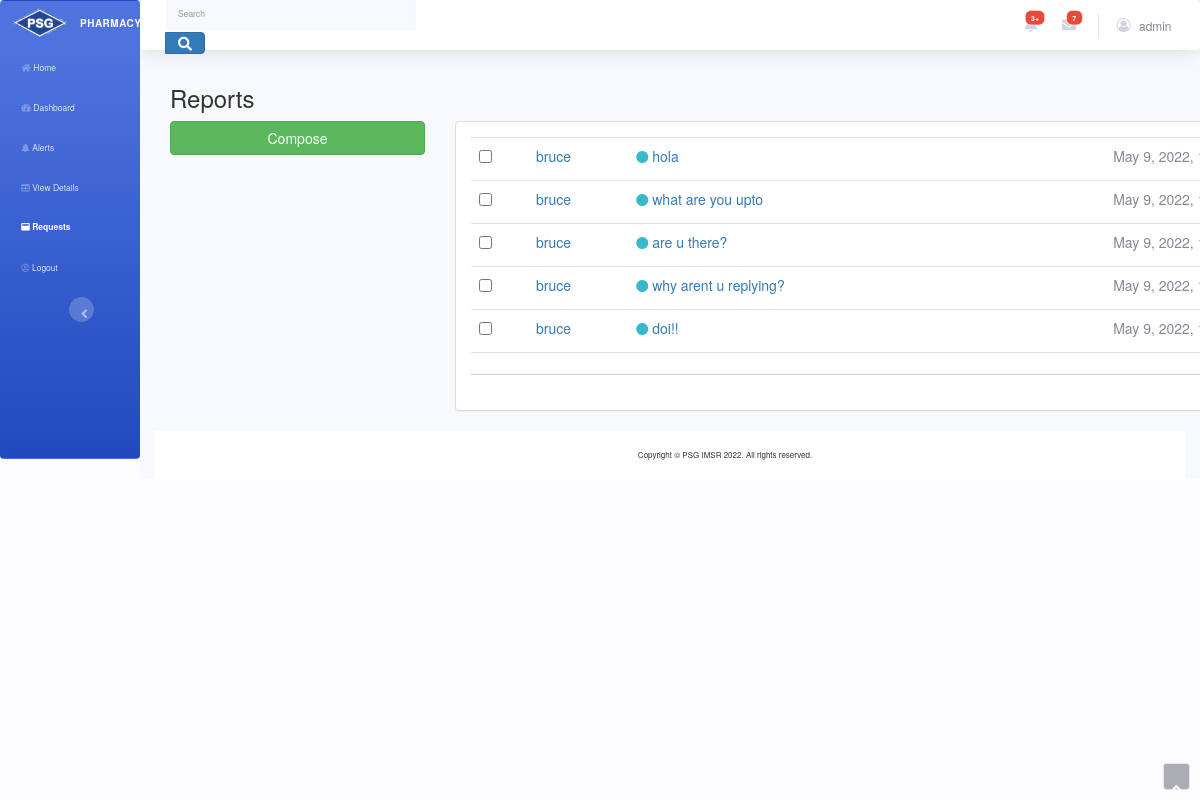
The page /psg/requests/ (signed in) on the database its author committed.
### psg_pharmacy/models.py (models this page shows)
class Mail(models.Model):
    body = models.CharField(max_length=200)
    from_user = models.CharField(max_length=30)
    to_user = models.CharField(max_length=30)
    time = models.DateTimeField(auto_now_add=True)

### psg_pharmacy/views.py (the view)
# urls.py: path('requests/', views.requests, name='requests'),
def requests(request):
    if request.user.is_authenticated:
        name = request.user.username
        mail = Mail.objects.all()
        for m in mail:
            if request.user.username == "admin":
                print("its me ",request.user)
                return render(request, 'requests.html', {'username': name,"mail" : mail})
            elif request.user.username == m.to_user:
                return render(request, 'requests.html', {'username': name,"mail" : mail})
    else:
        return render(request, "login.html")

### psg_pharmacy/templates/requests.html (shortened to what this page needs)
{% load static %}
<!DOCTYPE html>
<html>
<head>
    <link rel="stylesheet" href="{% static 'bootstrap/css/bootstrap.min.css' %}">
    <link rel="stylesheet" href="{% static 'css/Nunito.css' %}">
    <link href="https://netdna.bootstrapcdn.com/bootstrap/3.3.6/css/bootstrap.min.css" rel="stylesheet">
    <link rel="stylesheet" href="https://use.fontawesome.com/releases/v5.12.0/css/all.css">
    <link rel="stylesheet" href="https://cdnjs.cloudflare.com/ajax/libs/font-awesome/4.7.0/css/font-awesome.min.css">
    <link rel="stylesheet" href="{% static 'fonts/fontawesome5-overrides.min.css' %}">
    <link rel="stylesheet" href="{% static 'css/alert.css' %}">
    <link rel="stylesheet" href="{% static 'css/Carousel_Image_Slider-1.css' %}">
    <link rel="stylesheet" href="{% static 'css/Carousel_Image_Slider.css' %}">
</head>
<body id="page-top">
    <div id="wrapper">
        <nav class="navbar navbar-dark align-items-start sidebar sidebar-dark accordion bg-gradient-primary p-0">
            <div class="container-fluid d-flex flex-column p-0"><a class="navbar-brand d-flex justify-content-center align-items-center sidebar-brand m-0" href="{% url 'index' %}"><img src="{% static 'img/android-chrome-192x192.png' %}" style="width: 59px;">
                    <div class="sidebar-brand-text mx-3"><span>Pharmacy</span></div>
                </a>
                <ul class="navbar-nav text-light" id="accordionSidebar">
                    <li class="nav-item"><a class="nav-link" href="{% url 'index' %}"><i class="fas fa-home"></i><span>Home</span></a><a class="nav-link" href="{% url 'dashboard' %}"><i class="fas fa-tachometer-alt"></i><span>Dashboard</span></a></li>
                    <li class="nav-item"><a class="nav-link" href="{% url 'alerts' %}"><i class="fa fa-bell"></i><span>Alerts</span></a></li>
                    <li class="nav-item"><a class="nav-link" href="{% url 'details' %}"><i class="fas fa-table"></i><span>View Details</span></a></li>
                    <li class="nav-item"><a class="nav-link active" href="{% url 'requests' %}"><i class="fas fa-window-maximize"></i><span>Requests</span></a><a class="nav-link" href="{% url 'signin' %}"><i class="far fa-user-circle"></i><span>Logout</span></a></li>
                </ul>
                <div class="text-center d-none d-md-inline"><button class="btn rounded-circle border-0" id="sidebarToggle" type="button"></button></div>
            </div>
        </nav>
        <div class="d-flex flex-column" id="content-wrapper">
            <div id="content">
                <nav class="navbar navbar-light navbar-expand bg-white shadow mb-4 topbar static-top">
                    <div class="container-fluid"><button class="btn btn-link d-md-none rounded-circle me-3" id="sidebarToggleTop" type="button"></button>
                        <form class="d-none d-sm-inline-block me-auto ms-md-3 my-2 my-md-0 mw-100 navbar-search">
                            <div class="input-group"><input class="bg-light form-control border-0 small" type="text" placeholder="Search"><button class="btn btn-primary py-0" type="button"><i class="fas fa-search"></i></button></div>
                        </form>
                        <ul class="navbar-nav flex-nowrap ms-auto">
                            <li class="nav-item dropdown no-arrow mx-1">
                                <div class="nav-item dropdown no-arrow"><a class="dropdown-toggle nav-link" aria-expanded="false" data-bs-toggle="dropdown" href="#"><span class="badge bg-danger badge-counter">3+</span></a>
                                </div>
                            </li>
                            <li class="nav-item dropdown no-arrow mx-1">
                                <div class="nav-item dropdown no-arrow"><a class="dropdown-toggle nav-link" aria-expanded="false" data-bs-toggle="dropdown" href="#"><span class="badge bg-danger badge-counter">7</span><i class="fas fa-envelope fa-fw"></i></a>
                                </div>
                            </li>
                            <li class="nav-item dropdown no-arrow">
                                <div class="nav-item dropdown no-arrow"><a class="dropdown-toggle nav-link" aria-expanded="false" data-bs-toggle="dropdown" href="#"><i class="fa fa-user-circle-o" style="width: 16px;"></i><span class="d-none d-lg-inline me-2 text-gray-600 small">&nbsp; {{username}}</span></a>
                                </div>
                            </li>
                        </ul>
                    </div>
                </nav>
                <div class="container-fluid"><link href="https://maxcdn.bootstrapcdn.com/font-awesome/4.3.0/css/font-awesome.min.css" rel="stylesheet">
<div class="container">
<div class="wraper bootstrap snippets bootdeys bootdey">
    <div class="page-title">
        <h3 class="title">Reports</h3>
    </div>
    <div class="row">
        <div class="col-md-3">
            <a href="{% url 'mailCompose' %}" class="btn btn-success btn-block">Compose</a>
        </div>
        <div class="col-md-9">
            <div class="row">
                <div class="col-lg-12">
            <div class="panel panel-default m-t-20">
                <div class="panel-body">
                    <table class="table table-hover mails">
                        <tbody>
                            {% for m in mail %}
                            {% if m.to_user == request.user.username %}
                            <tr>
                                <td class="mail-select">
                                    <label class="cr-styled">
                                        <input type="checkbox">
                                    </label>
                                </td>
                                <td>
                                    <a href="##email-read.html">{{m.from_user}}</a>
                                </td>
                                <td>
                                    <a href="##email-read.html"><i class="fa fa-circle text-info m-r-15"></i>  {{m.body}}</a>
                                </td>
                                <td class="text-right">
                                    {{m.time}}
                                </td>
                                {% endif %}
                        {% endfor %}
                            </tr>
                        </tbody>
                    </table>
                    <hr>
                </div>
            </div>
        </div>
    </div>
</div>
</div></div>
            </div>
            <footer class="bg-white sticky-footer">
                <div class="container my-auto">
                    <div class="text-center my-auto copyright"><span>Copyright © PSG IMSR 2022. All rights reserved.</span></div>
                </div>
            </footer>
        </div><a class="border rounded d-inline scroll-to-top" href="#page-top"><i class="fas fa-angle-up"></i></a>
    </div>
</body>
</html>

### psg_pharmacy/static/css/alert.css (style rules this page uses)
body { background: #FDFDFF; }
.badge { border-radius: 8px; padding: 4px 8px; text-transform: uppercase; font-size: .7142em; line-height: 12px; background-color: transparent; border: 1px solid; margin-bottom: 5px; border-radius: .875rem; }

### rows shown on the page
Mail: from_user "bruce", body "hola", time "May 9, 2022,…"
Mail: from_user "bruce", body "what are you upto", time "May 9, 2022,…"
Mail: from_user "bruce", body "are u there?", time "May 9, 2022,…"
Mail: from_user "bruce", body "why arent u replying?", time "May 9, 2022,…"
Mail: from_user "bruce", body "doi!!", time "May 9, 2022,…"

### other values the page prints
{{ username }} "admin"
